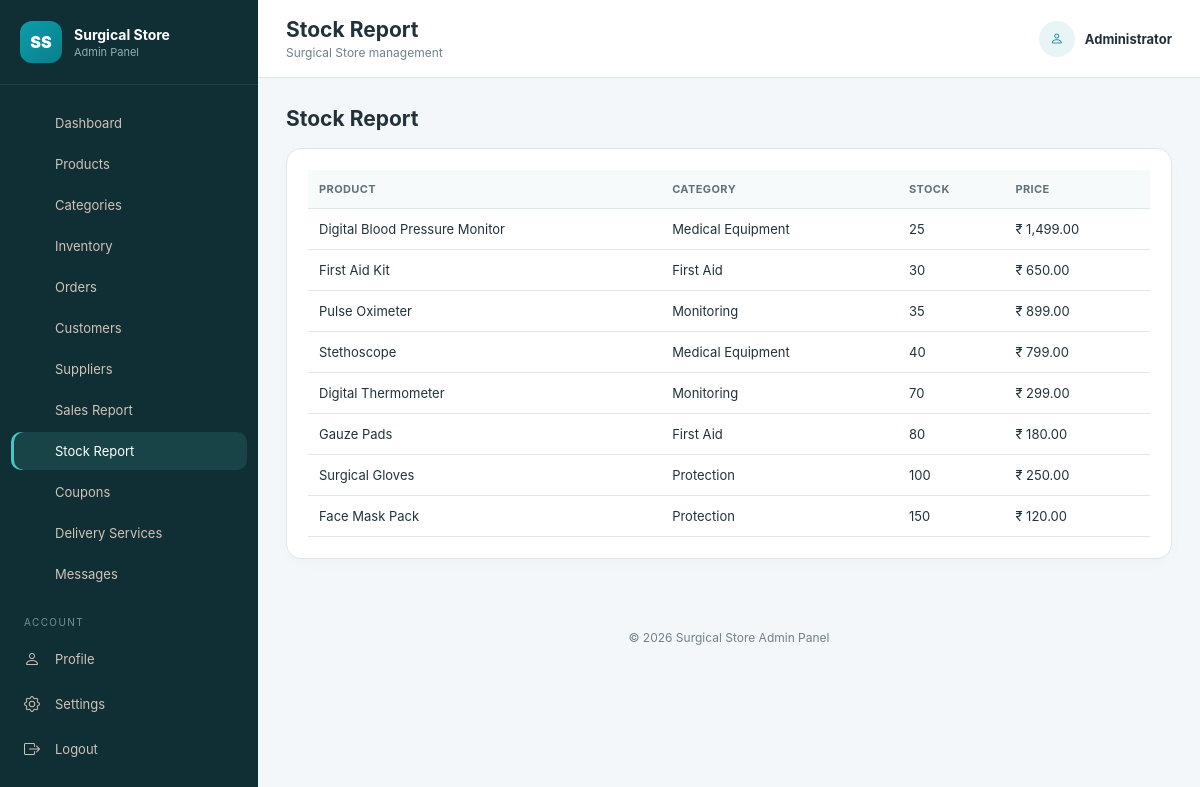
Screenshot of /admin/stock-report.php (signed in) with the database file from the repository.
### tables this page shows
CREATE TABLE site_settings (
  setting_id INT AUTO_INCREMENT PRIMARY KEY,
  setting_key VARCHAR(100) NOT NULL UNIQUE,
  setting_value TEXT NOT NULL,
  updated_at TIMESTAMP DEFAULT CURRENT_TIMESTAMP ON UPDATE CURRENT_TIMESTAMP
);

CREATE TABLE products (
  product_id INT AUTO_INCREMENT PRIMARY KEY,
  category_id INT NULL,
  product_name VARCHAR(150) NOT NULL,
  description TEXT,
  brand VARCHAR(100) DEFAULT '',
  price DECIMAL(10,2) NOT NULL DEFAULT 0,
  stock_quantity INT NOT NULL DEFAULT 0,
  image VARCHAR(255) DEFAULT '',
  status ENUM('active','inactive') NOT NULL DEFAULT 'active',
  created_at TIMESTAMP DEFAULT CURRENT_TIMESTAMP,
  FOREIGN KEY (category_id) REFERENCES categories(category_id) ON DELETE SET NULL ON UPDATE CASCADE
);

CREATE TABLE categories (
  category_id INT AUTO_INCREMENT PRIMARY KEY,
  category_name VARCHAR(100) NOT NULL UNIQUE,
  description VARCHAR(255) DEFAULT '',
  status ENUM('active','inactive') NOT NULL DEFAULT 'active',
  created_at TIMESTAMP DEFAULT CURRENT_TIMESTAMP
);

### includes/db.php (called while the page is built, shortened)
<?php
require_once __DIR__ . '/../db_config.php';
mysqli_set_charset($con, 'utf8mb4');
function h($v) {
return htmlspecialchars((string)($v ?? ''), ENT_QUOTES, 'UTF-8');
}
function db_all($sql) {
global $con;
$r=mysqli_query($con,$sql);
return $r ? mysqli_fetch_all($r,MYSQLI_ASSOC) : [];
}
function setting($key,$default='') {
global $con;
$key=mysqli_real_escape_string($con,$key);
$r=mysqli_query($con,"SELECT setting_value FROM site_settings WHERE setting_key='$key' LIMIT 1");
$row=$r?mysqli_fetch_assoc($r):null;
return $row ? $row['setting_value'] : $default;
}
?>

### admin/stock-report.php (the view)
<?php
require 'layout.php';
$rows=db_all('SELECT p.product_name,p.stock_quantity,p.price,c.category_name FROM products p LEFT JOIN categories c ON c.category_id=p.category_id ORDER BY p.stock_quantity ASC');
adminStart('Stock Report','stock');
?>
<div class="page-heading">
<h2>Stock Report</h2>
</div>
<div class="card">
<div class="table-wrap">
<table>
<thead>
<tr>
<th>Product</th>
<th>Category</th>
<th>Stock</th>
<th>Price</th>
</tr>
</thead>
<tbody>
<?php
foreach($rows as $r):
?>
<tr>
<td>
<?=
h($r['product_name'])
?>
</td>
<td>
<?=
h($r['category_name']??'')
?>
</td>
<td>
<?=
$r['stock_quantity']
?>
</td>
<td>₹
<?=
number_format($r['price'],2)
?>
</td>
</tr>
<?php
endforeach;
?>
</tbody>
</table>
</div>
</div>
<?php
adminEnd();
?>

### admin/layout.php (shortened to what this page needs)
<?php
function adminStart($pageTitle='Admin Dashboard',$activePage='') {
$store=setting('store_name','Surgical Store');
?>
<!DOCTYPE html>
<html lang="en">
<head>
<link rel="stylesheet" href="/SurgicalStore/admin/css/style.css">
<link rel="stylesheet" href="https://cdn.jsdelivr.net/npm/bootstrap-icons@1.11.3/font/bootstrap-icons.min.css">
</head>
<body>
<div class="admin-layout">
<aside class="sidebar" id="sidebar">
<div class="brand">
<div class="brand-icon">SS</div>
<div>
<strong>
<?=
h($store)
?>
</strong>
<small>Admin Panel</small>
</div>
</div>
<nav class="sidebar-menu">
<?php
$links=[['dashboard','dashboard.php','bar-chart-line','Dashboard'],['products','products.php','box-seam','Products'],['categories','categories.php','folder2-open','Categories'],['inventory','inventory.php','tags','Inventory'],['orders','orders.php','cart3','Orders'],['customers','customers.php','people','Customers'],['suppliers','suppliers.php','truck','Suppliers'],['sales','sales-report.php','graph-up','Sales Report'],['stock','stock-report.php','clipboard-data','Stock Report'],['coupons','coupons.php','ticket-perforated','Coupons'],['delivery','delivery-services.php','lightning-charge','Delivery Services'],['messages','messages.php','envelope','Messages']];
foreach($links as $l):
?>
<a href="
<?=
$l[1]
?>
" class="
<?=
$activePage===$l[0]?'active':''
?>
">
<span>
<?=
$l[3]
?>
</span>
</a>
<?php
endforeach;
?>
<div class="menu-title">ACCOUNT</div>
<a href="profile.php" class="
<?=
$activePage==='profile'?'active':''
?>
">
<i class="bi bi-person">
</i>
<span>Profile</span>
</a>
<a href="settings.php" class="
<?=
$activePage==='settings'?'active':''
?>
">
<i class="bi bi-gear">
</i>
<span>Settings</span>
</a>
<a href="logout.php">
<i class="bi bi-box-arrow-right">
</i>
<span>Logout</span>
</a>
</nav>
</aside>
<main class="main-content">
<header class="topbar">
<div>
<h1>
<?=
h($pageTitle)
?>
</h1>
<p>
<?=
h($store)
?>
 management</p>
</div>
<div class="topbar-user">
<span>
<i class="bi bi-person">
</i>
</span>
<strong>
<?=
h($_SESSION['admin_name']??'Admin')
?>
</strong>
</div>
</header>
<section class="page-content">
<?php
}
function adminEnd() {
?>
</section>
<footer class="footer">
<p>©
<?=
date('Y')
?>
<?=
h(setting('store_name','Surgical Store'))
?>
 Admin Panel</p>
</footer>
</main>
</div>
</body>
</html>
<?php
}
?>

### admin/css/style.css (style rules this page uses)
:root { --primary:#087f8c; --primary-dark:#05636d; --bg:#f4f7f9; --surface:#fff; --text:#21323b; --muted:#71808b; --border:#dfe7eb; --success:#17864b; --warning:#c57a00; --danger:#d64545; --info:#5d4bc4; --sidebar:258px; --shadow:0 10px 30px rgba(24,54,64,.07) }
* { box-sizing:border-box; margin:0; padding:0 }
body { font-family:Inter,Segoe UI,Arial,sans-serif; background:var(--bg); color:var(--text) }
a { text-decoration:none; color:inherit }
.admin-layout { min-height:100vh; display:flex }
.sidebar { width:var(--sidebar); position:fixed; inset:0 auto 0 0; background:#102f34; color:#c9dcdf; z-index:1000; overflow:auto }
.brand { display:flex; align-items:center; gap:12px; padding:21px 20px; border-bottom:1px solid rgba(255,255,255,.08) }
.brand-icon { width:42px; height:42px; border-radius:12px; background:linear-gradient(135deg,#0c9daa,#087f8c); display:grid; place-items:center; color:#fff; font-weight:900 }
.brand strong { display:block; color:#fff; font-size:14px }
.brand small { display:block; color:#8eafb3; font-size:11px; margin-top:2px }
.sidebar-menu { padding:16px 11px }
.sidebar-menu a { display:flex; gap:11px; align-items:center; padding:11px 13px; border-radius:10px; margin:3px 0; color:#d1c3b8; font-size:13px }
.sidebar-menu a:hover,.sidebar-menu a.active { background:rgba(86,218,215,.12); color:#fff }
.sidebar-menu a.active { box-shadow:inset 3px 0 #45c8c5 }
.sidebar-menu i { font-size:16px; width:20px }
.menu-title { font-size:10px; color:#6f9297; padding:20px 13px 7px; letter-spacing:1.4px }
.main-content { margin-left:var(--sidebar); width:calc(100% - var(--sidebar)); min-height:100vh }
.topbar { min-height:78px; background:#fff; border-bottom:1px solid var(--border); display:flex; align-items:center; gap:15px; padding:15px 28px; position:sticky; top:0; z-index:500 }
.topbar h1 { font-size:21px }
.topbar p { color:var(--muted); font-size:12px; margin-top:3px }
.topbar-user { margin-left:auto; display:flex; align-items:center; gap:10px; font-size:13px }
.topbar-user span { width:36px; height:36px; border-radius:50%; background:var(--soft,#e7f5f6); display:grid; place-items:center; color:var(--primary) }
.page-content { padding:28px }
.footer { text-align:center; padding:25px; color:var(--muted); font-size:12px }
.card { background:#fff; border:1px solid var(--border); border-radius:15px; padding:21px; margin-bottom:18px; box-shadow:0 4px 16px rgba(0,0,0,.02) }
.card-header,.page-heading { display:flex; justify-content:space-between; align-items:center; gap:15px; margin-bottom:17px }
.page-heading h2 { font-size:21px }
.table-wrap { overflow-x:auto }
table { width:100%; border-collapse:collapse; min-width:650px }
th,td { padding:12px 11px; border-bottom:1px solid var(--border); text-align:left }
th { background:#f7fafb; font-size:11px; text-transform:uppercase; letter-spacing:.4px; color:#60717a }
td { font-size:13px }

### rows the page displays
site_settings: setting_value "Surgical Store"
products: product_name "Digital Blood Pressure Monitor", category.category_name "Medical Equipment", stock_quantity "25", price "1,499.00"
products: product_name "First Aid Kit", category.category_name "First Aid", stock_quantity "30", price "650.00"
products: product_name "Pulse Oximeter", category.category_name "Monitoring", stock_quantity "35", price "899.00"
products: product_name "Stethoscope", category.category_name "Medical Equipment", stock_quantity "40", price "799.00"
products: product_name "Digital Thermometer", category.category_name "Monitoring", stock_quantity "70", price "299.00"
products: product_name "Gauze Pads", category.category_name "First Aid", stock_quantity "80", price "180.00"
products: product_name "Surgical Gloves", category.category_name "Protection", stock_quantity "100", price "250.00"
products: product_name "Face Mask Pack", category.category_name "Protection", stock_quantity "150", price "120.00"

### other values shown
$l[3] "Dashboard"
$l[3] "Products"
$l[3] "Categories"
$l[3] "Inventory"
$l[3] "Orders"
$l[3] "Customers"
$l[3] "Suppliers"
$l[3] "Sales Report"
$l[3] "Stock Report"
$l[3] "Coupons"
$l[3] "Delivery Services"
$l[3] "Messages"
$pageTitle "Stock Report"
$_SESSION['admin_name'] "Administrator"
